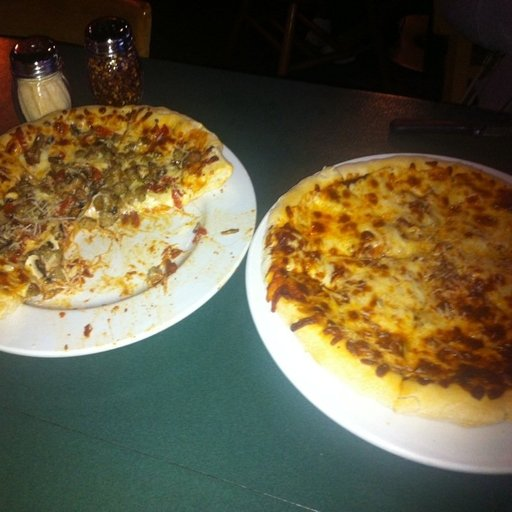
#> input picture daftar_makanan/train/pizza/1008844.jpg, 512 x 512 px; its folder holds only this picture in this run
$ python train_model.py
#> lines starting #> are read from the running program, lines starting #| are printed output that depends on the picture
import os
import cv2
import numpy as np
import joblib
from skimage.feature import hog
from sklearn.linear_model import LogisticRegression
from sklearn.metrics import accuracy_score, classification_report

# 1. Fungsi untuk memuat data dan mengekstraksi fitur HOG
def proses_ekstraksi_data(base_dir, kelas_makanan):
    fitur_list = []
    label_list = []

    for label_idx, nama_kelas in enumerate(kelas_makanan):
        folder_path = os.path.join(base_dir, nama_kelas)

        # Lewati jika folder tidak ada
        if not os.path.exists(folder_path):
            continue

        for file_name in os.listdir(folder_path):
            file_path = os.path.join(folder_path, file_name)
            citra = cv2.imread(file_path)

            if citra is not None:
                # Ubah ukuran dan warna
                citra_resized = cv2.resize(citra, (64, 64))
                citra_gray = cv2.cvtColor(citra_resized, cv2.COLOR_BGR2GRAY)

                # Hitung vektor HOG
                fitur_hog = hog(citra_gray,
                                orientations=9,
                                pixels_per_cell=(8, 8),
                                cells_per_block=(2, 2),
                                block_norm='L2-Hys',
                                visualize=False)

                fitur_list.append(fitur_hog)
                label_list.append(label_idx)

    return np.array(fitur_list), np.array(label_list)

# 2. Definisi jalur direktori dan kategori
train_dir = "daftar_makanan/train"
test_dir = "daftar_makanan/test"
kelas_makanan = ["pizza", "steak", "sushi"]

# 3. Proses Data Latih (Training)
print("Memulai ekstraksi fitur data latih...")
X_train, y_train = proses_ekstraksi_data(train_dir, kelas_makanan)
#> in proses_ekstraksi_data, citra is the input picture: shape (512, 512, 3); mean B, G, R 68, 95.4, 103.9
#> in proses_ekstraksi_data, `citra_resized = cv2.resize(citra, (64, 64))`:
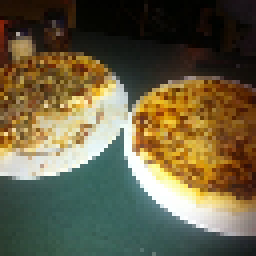
#> citra_resized: shape (64, 64, 3) (shown 4 times larger); mean B, G, R 68.1, 95.5, 103.9
#> in proses_ekstraksi_data, `citra_gray = cv2.cvtColor(citra_resized, cv2.COLOR_BGR2GRAY)`:
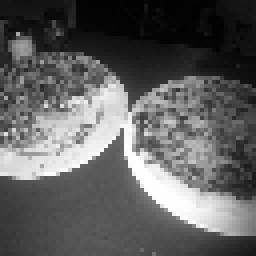
#> citra_gray: shape (64, 64) (shown 4 times larger); min 1, max 255, mean 94.9
#> in proses_ekstraksi_data, `fitur_hog = hog(citra_gray, orientations=9, pixels_per_cell=(8, 8), ce..`: fitur_hog = 1764 values, max 0.73 at index 1635, min 0 at index 89, mean 0.132
#> pass 2 of the loop in proses_ekstraksi_data, `for label_idx, nama_kelas in enumerate(kelas_makanan):`:
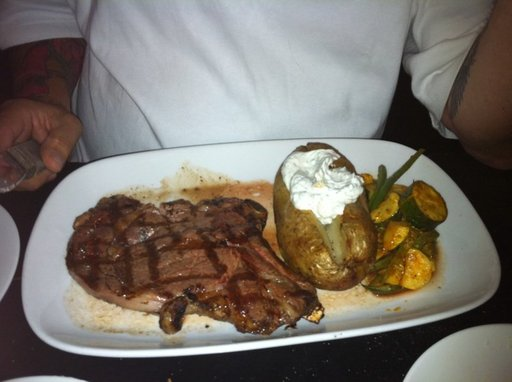
#> input picture daftar_makanan/train/steak/100135.jpg, 512 x 382 px
#> in proses_ekstraksi_data, citra is the input picture: shape (382, 512, 3); mean B, G, R 104.7, 113.3, 120.9
#> in proses_ekstraksi_data, `citra_resized = cv2.resize(citra, (64, 64))`:
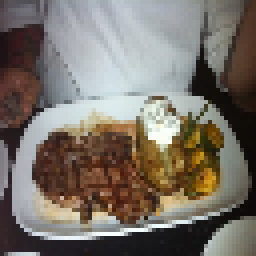
#> citra_resized: shape (64, 64, 3) (shown 4 times larger); mean B, G, R 104.8, 113.3, 120.9
#> in proses_ekstraksi_data, `citra_gray = cv2.cvtColor(citra_resized, cv2.COLOR_BGR2GRAY)`:
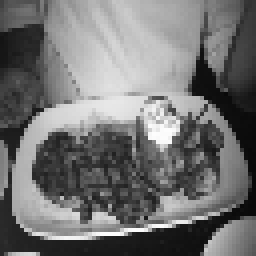
#> citra_gray: shape (64, 64) (shown 4 times larger); min 8, max 253, mean 114.6
#> fitur_hog = 1764 values, max 0.364 at index 189, min 0 at index 31, mean 0.135
#> y_train = [0, 1]

# 4. Proses Data Uji (Testing)
print("Memulai ekstraksi fitur data uji...")
X_test, y_test = proses_ekstraksi_data(test_dir, kelas_makanan)
#> pass 2 of the loop in proses_ekstraksi_data, `for label_idx, nama_kelas in enumerate(kelas_makanan):`:
#> y_test = [0, 1]

# 5. Pelatihan Model Logistic Regression
print("Melatih model Logistic Regression...")
# Parameter max_iter diatur ke 1000 untuk memastikan algoritma mencapai konvergensi matematis
model = LogisticRegression(max_iter=1000)
model.fit(X_train, y_train)

# 6. Evaluasi Kinerja Model
print("Mengevaluasi akurasi model...")
y_pred = model.predict(X_test)
#> y_pred = [0, 1]
akurasi = accuracy_score(y_test, y_pred)
#> akurasi = 1

print(f"\nAkurasi Model: {akurasi * 100:.2f}%")
#| Akurasi Model: 100.00%
print("Laporan Klasifikasi Lengkap:")
#> (the run stopped early here; a loop or call above may not have finished)
